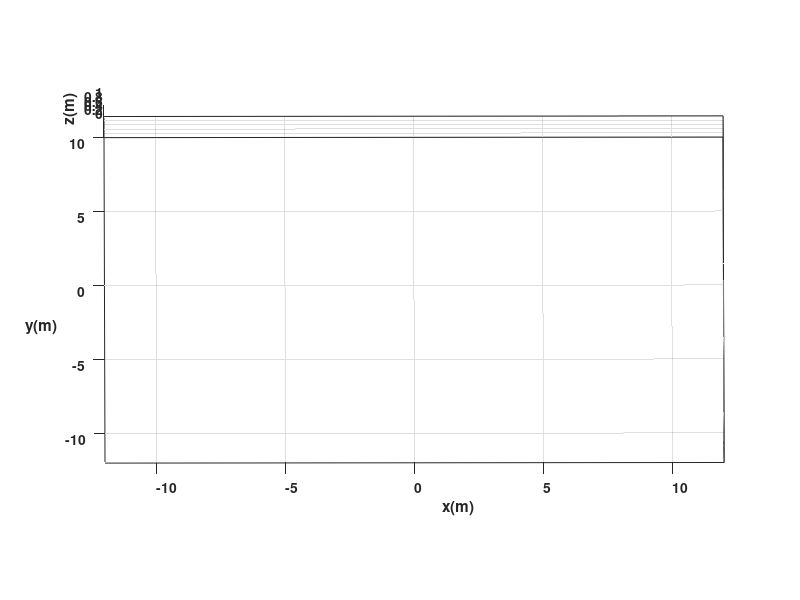

This chart was generated by the following MATLAB code: (Note: this script raises an error after producing the figure.)
%Limpieza de pantalla
clear all
close all
clc

%1 TIEMPO %%%%%%%%%%%%%%%%%%%%%%%%%%%%%%%%%%%%%%%%%%%%%%%%%%%%%%%%
tf=10;             % Tiempo de simulación en segundos (s)
ts=0.1;            % Tiempo de muestreo en segundos (s)
t=0:ts:tf;         % Vector de tiempo
N= length(t);      % Muestras


%2 CONDICIONES INICIALES %%%%%%%%%%%%%%%%%%%%%%%%%%%%%%%%%%%%%%%%%

%Damos valores a nuestro punto inicial de posición y orientación
x1(1)=0;  %Posición inicial eje x
y1(1)=0;  %Posición inicial eje y
phi(1)=pi/2; %Orientación inicial del robot 

%3 POSICION DESEADA %%%%%%%%%%%%%%%%%%%%%%%%%%%%%%%%%%%%%%%%%%%%

%Damos valores a nuestra posición deseada
hxd= 10;
hyd= 9;

%Igualamos el punto de control con las proyecciones X1 y Y1 por su
%coincidencia
hx(1)= x1(1);       % Posición del punto de control en el eje (X) metros (m)
hy(1)= y1(1);       % Posición del punto de control en el eje (Y) metros (m)

%4 CONTROL, BUCLE DE SIMULACION %%%%%%%%%%%%%%%%%%%%%%%%%%%%%%%%

for k=1:N 

    %a)Errores de control
    hxe(k)=hxd-hx(k);
    hye(k)=hyd-hy(k);
    
    %Matriz de error
    he= [hxe(k);hye(k)];
    %Magnitud del error de posición
    Error(k)= sqrt(hxe(k)^2 +hye(k)^2);

    %b)Matriz Jacobiana
    J=[cos(phi(k)) -sin(phi(k));... %Matriz de rotación en 2D
       sin(phi(k)) cos(phi(k))];

    %c)Matriz de Ganancias
    K=[0.4  0;...
       0   0.4];

    %d)Ley de Control
    qpRef= pinv(J)*K*he;

    v(k)= qpRef(1);   %Velocidad lineal de entrada al robot 
    w(k)= qpRef(2);   %Velocidad angular de entrada al robot 


%5 APLICACIÓN DE CONTROL AL ROBOT %%%%%%%%%%%%%%%%%%%%%%%%%%%%%%%%

    %Aplico la integral a la velocidad angular para obtener el angulo "phi" de la orientación
    phi(k+1)=phi(k)+w(k)*ts; % Integral numérica (método de Euler)
           
   %%%%%%%%%%%%%%%%%%%%% MODELO CINEMATICO %%%%%%%%%%%%%%%%%%%%%%%%%
    
    xp1=v(k)*cos(phi(k)); 
    yp1=v(k)*sin(phi(k));
 
    %Aplico la integral a la velocidad lineal para obtener las cordenadas
    %"x1" y "y1" de la posición
    x1(k+1)=x1(k)+ xp1*ts; % Integral numérica (método de Euler)
    y1(k+1)=y1(k)+ yp1*ts; % Integral numérica (método de Euler)

    % Posicion del robot con respecto al punto de control
    hx(k+1)=x1(k+1); 
    hy(k+1)=y1(k+1);
     

end

%%%%%%%%%%%%%%%%%%%%%%%%%%%%% SIMULACION VIRTUAL 3D %%%%%%%%%%%%%%%%%%%%%%%%%%%%

% a) Configuracion de escena

scene=figure;  % Crear figura (Escena)
set(scene,'Color','white'); % Color del fondo de la escena
set(gca,'FontWeight','bold') ;% Negrilla en los ejes y etiquetas
sizeScreen=get(0,'ScreenSize'); % Retorna el tamaño de la pantalla del computador
set(scene,'position',sizeScreen); % Configurar tamaño de la figura
camlight('headlight'); % Luz para la escena
axis equal; % Establece la relación de aspecto para que las unidades de datos sean las mismas en todas las direcciones.
grid on; % Mostrar líneas de cuadrícula en los ejes
box on; % Mostrar contorno de ejes
xlabel('x(m)'); ylabel('y(m)'); zlabel('z(m)'); % Etiqueta de los eje

view([-0.1 35]); % Orientacion de la figura
axis([-12 12 -12 10 0 1]); % Ingresar limites minimos y maximos en los ejes x y z [minX maxX minY maxY minZ maxZ]

% b) Graficar robots en la posicion inicial
scale = 4;
MobileRobot_5;
H1=MobilePlot_4(x1(1),y1(1),phi(1),scale);hold on;

% c) Graficar Trayectorias
H2=plot3(hx(1),hy(1),0,'r','lineWidth',2);
H3=plot3(hxd,hyd,0,'bo','lineWidth',2); %Grafico circulo en posición deseada
H4=plot3(hx(1),hy(1),0,'go','lineWidth',2);%Grafico circulo en posición inicial
% d) Bucle de simulacion de movimiento del robot

step=1; % pasos para simulacion

for k=1:step:N

    delete(H1);    
    delete(H2);
    
    H1=MobilePlot_4(x1(k),y1(k),phi(k),scale);
    H2=plot3(hx(1:k),hy(1:k),zeros(1,k),'r','lineWidth',2);
    
    pause(ts);

end

%%%%%%%%%%%%%%%%%%%%%%%%%%%%% Graficas %%%%%%%%%%%%%%%%%%%%%%%%%%%%
graph=figure;  % Crear figura (Escena)
set(graph,'position',sizeScreen); % Congigurar tamaño de la figura
subplot(311)
plot(t,v,'b','LineWidth',2),grid('on'),xlabel('Tiempo [s]'),ylabel('m/s'),legend('Velocidad Lineal (v)');
subplot(312)
plot(t,w,'g','LineWidth',2),grid('on'),xlabel('Tiempo [s]'),ylabel('[rad/s]'),legend('Velocidad Angular (w)');
subplot(313)
plot(t,Error,'r','LineWidth',2),grid('on'),xlabel('Tiempo [s]'),ylabel('[metros]'),legend('Error de posición (m)');
